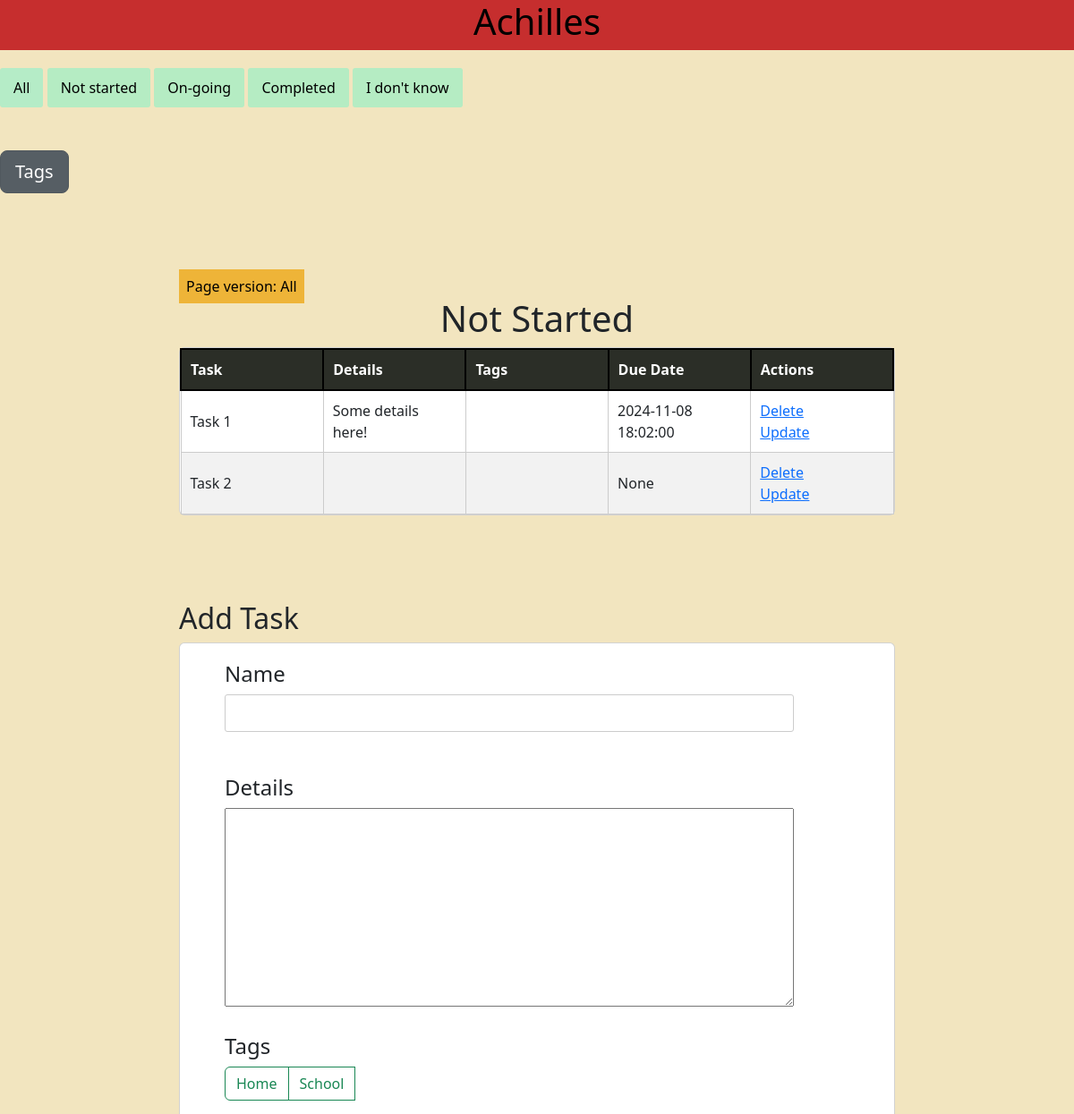
Before: / (upper part) with the older database file.
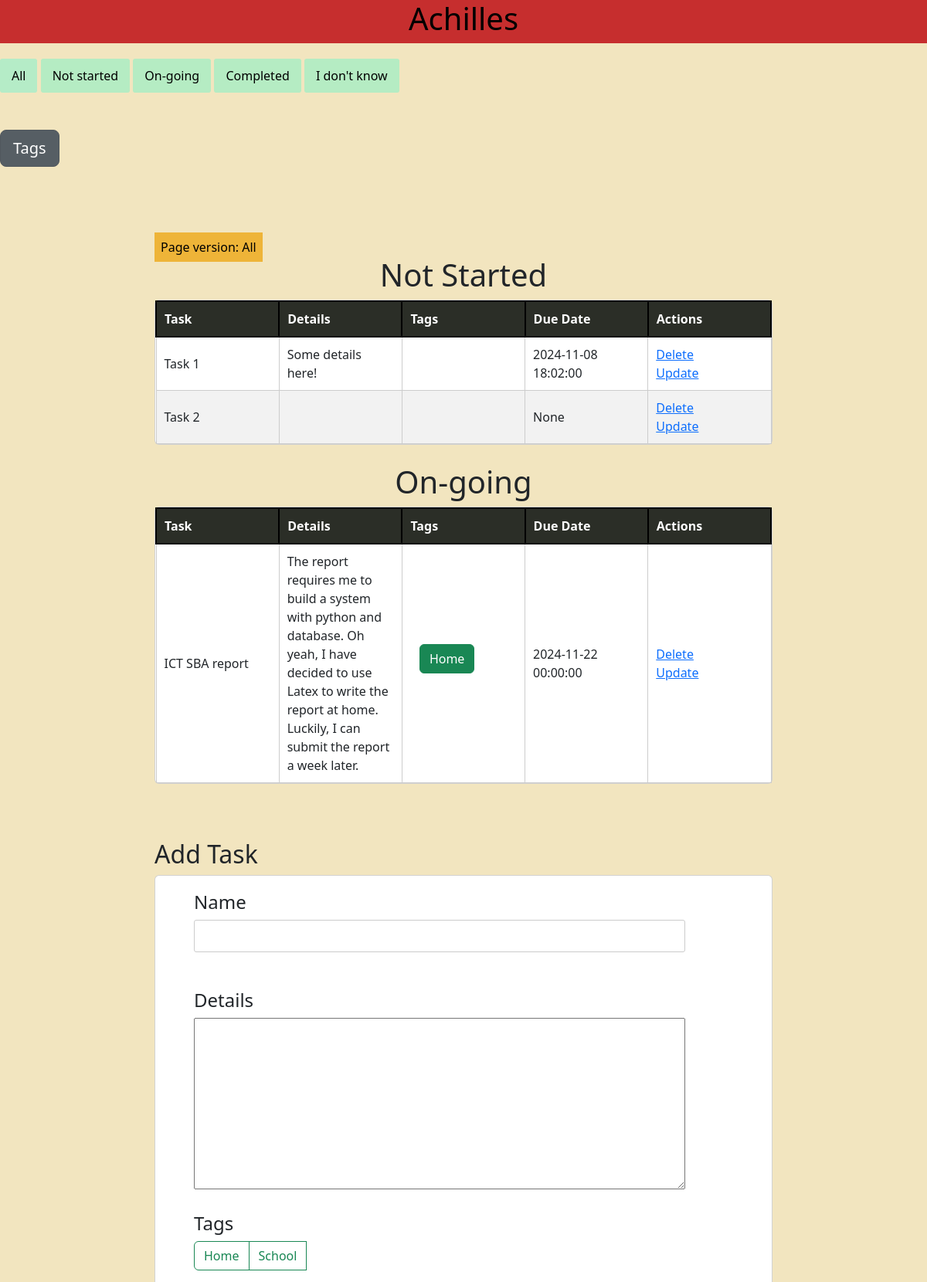
After: the same page with the newer database file.
### tables this page shows
CREATE TABLE Tasks (
    TID INTEGER PRIMARY KEY AUTOINCREMENT,
    Name VARCHAR(255) NOT NULL DEFAULT 'no name',
    Details VARCHAR(255) DEFAULT NULL,
    SID INTEGER DEFAULT 0 NOT NULL,
    DueDate datetime,
    FOREIGN KEY (SID) REFERENCES Statuses(SID)
);

CREATE TABLE Tags (
    TID INTEGER PRIMARY KEY AUTOINCREMENT,
    Name VARCHAR(255) UNIQUE
);

### app.py (the view)
@app.route('/', methods=['POST', 'GET'])
def index():
    if request.method == "POST":
        return IndexPost(request.form)
    else:
        return IndexGet()

### app.py (called while the page is built)
def rjson():
    with open("data.json", "r") as f:
        data = json.load(f)
    return data

def IndexGet():
    init()
    alt = raww("SELECT * FROM Tasks WHERE DueDate BETWEEN datetime('now', 'localtime') AND datetime('now','+7 day','localtime')")
    nstart = raww("SELECT * FROM Tasks WHERE SID = 1")
    doing = raww("SELECT * FROM Tasks WHERE SID = 2")
    com = raww("SELECT * FROM Tasks WHERE SID = 3")
    idk = raww("SELECT * FROM Tasks WHERE SID = 4")
    status = raww("SELECT * FROM Statuses")
    tags = raww("SELECT * FROM Tags ORDER BY Name")
    tt = raww("SELECT * FROM TaskTags")
    data = rjson()
    last = data["reset"]
    page = data["page"]
    ver = version[page]
    return render_template('index.html', alt=alt, nstart = nstart, doing=doing, com = com, idk=idk, tags=tags, status=status, last=last, tt=tt, page=page, ver=ver)

### db.py (called while the page is built)
def ins(a, b):
    q = f"SELECT 1 FROM {b} WHERE EXISTS (SELECT * FROM {b} WHERE Name = ?)"
    res = cur.execute(q, (a,))
    t = res.fetchall()
    if len(t)==0:
        q = f"INSERT INTO {b} (Name) VALUES (?)"
        cur.execute(q, (a,))
    con.commit()
    return ""

def init():
    for i in tables:
        cur.execute(tablemap[i])
    con.commit()
    lt = ["Not started", "On-going", "Completed", "I don\'t know"]
    for i in lt:
        ins(i, "Statuses")
    lt = ["School", "Home"]
    for i in lt:
        ins(i, "Tags")

def raww(query):
    res = cur.execute(query)
    res = res.fetchall()
    con.commit()
    return res

### templates/index.html (shortened to what this page needs)
{% extends 'base.html' %}
{% block body %}
<form action="/" method="POST">
    <input type="submit" style="-webkit-text-fill-color: black; background-color:rgba(0, 255, 221, 0.254);" name="page"
        value="All">
    <input type="submit" style="-webkit-text-fill-color: black; background-color:rgba(0, 255, 204, 0.254);" name="page"
        value="Not started">
    <input type="submit" style="-webkit-text-fill-color: black; background-color:rgb(0, 255, 204, 0.254);" name="page"
        value="On-going">
    <input type="submit" style="-webkit-text-fill-color: black; background-color:rgb(0, 255, 204, 0.254);" name="page"
        value="Completed">
    <input type="submit" style="-webkit-text-fill-color: black; background-color:rgb(0, 255, 204, 0.254);" name="page"
        value="I don't know">
</form>
<br />
<br />
<a href="/tags" class="btn btn-secondary btn-lg active" role="button" aria-pressed="true">Tags</a>
<br />
<br />
<div class="content pt-5">
    <div class="d-inline p-2 text-black" style="background-color: rgba(237, 165, 11, 0.749);">
        Page version: {{ver}}</div>
    {% if nstart != [] and (page == 0 or page == 1) %}
    <h1>Not Started</h1>
    <div class="card">
        <table id="demo" style="table-layout: fixed; width:100%;">
            <tr>
                <th>Task</th>
                <th>Details</th>
                <th>Tags</th>
                <th>Due Date</th>
                <th>Actions</th>
            </tr>
            {% for i in nstart %}
            <tr>
                <td>{{i[1]}}</td>
                <td>{{i[2]}}</td>
                <td>
                </td>
                <td>{{i[4]}}</td>
                <td>
                    <a href="/delete/{{i[0]}}" onclick="return confirm('Are you sure?')">Delete</a>
                    <br>
                    <a href="/update/{{i[0]}}">Update</a>
                </td>
            </tr>
            {% endfor %}
        </table>
    </div>
    {% endif %}
    <br />
    {% if doing != [] and (page == 0 or page == 2) %}
    <h1>On-going</h1>
    <div class="card">
        <table id="demo" style="table-layout: fixed; width: 100%;">
            <tr>
                <th>Task</th>
                <th>Details</th>
                <th>Tags</th>
                <th>Due Date</th>
                <th>Actions</th>
            </tr>
            {% for i in doing %}
            <tr>
                <td>{{i[1]}}</td>
                <td>{{i[2]}}</td>
                <td>
                    <div class="container">
                        {% for j in tt%}
                        {% if i[0] ==j[0]%}
                        {% for k in tags %}
                        {% if k[0] == j[1] %}
                        <button type="button" class="btn btn-success">{{k[1]}}</button>
                        {% endif %}
                        {% endfor %}
                        {% endif %}
                        {% endfor %}
                    </div>
                </td>
                <td>{{i[4]}}</td>
                <td>
                    <a href="/delete/{{i[0]}}" onclick="return confirm('Are you sure?')">Delete</a>
                    <br>
                    <a href="/update/{{i[0]}}">Update</a>
                </td>
            </tr>
            {% endfor %}
        </table>
    </div>
    {% endif %}
    <br />
    <br />
    <br />
    <h2>Add Task</h2>
    <div class="card g-4 ex1">
        <form action="/" method="POST">
            <h4>Name</h4>
            <div>
                <input type="text" name="con" id="content" style="width: 85%; padding: .5em 1em;">
            </div><br />
            <br />
            <h4>Details</h4>
            <div>
                <a><textarea rows="9%" cols="85%" name="det" id="det"></textarea></a>
            </div>
            <br />
            <h4>Tags</h4>
            <div class="btn-group" role="group" aria-label="Basic checkbox toggle button group">
                {% for tag in tags %}
                <label class="btn btn-outline-success" for="btncheck{{tag[0]}}">{{tag[1]}}</label>
                <br />
                {% endfor %}
            </div>
            <br />
            <br />
            <br />
            <br />
            <br />
            <br />
            <br />
    </div>
    <br />
    <br />
</div>
<br />
{% endblock %}

### templates/base.html (shortened to what this page needs)
<!doctype html>
<html lang="en">
<head>
    <link rel="stylesheet" href="{{ url_for('static', filename='css/main.css') }}">
    <link href="https://cdn.jsdelivr.net/npm/bootstrap@5.3.3/dist/css/bootstrap.min.css" rel="stylesheet">
</head>
<body>
    <div style="background-color: #C62E2E;">
        <h1 class="center"><a style="text-decoration: none; color:black" href="/">Achilles</a></h1>
    </div>
    <div style=" background-color: #F2E5BF">
        {% block body %}{% endblock %}
    </div>
</body>
</html>

### static/css/main.css (style rules this page uses)
body { font-family: "Roboto", Arial, sans-serif; margin: 0; padding: 0; text-rendering: optimizeLegibility; display: flex; flex-direction: column; justify-content: center; }
.content { max-width: 70%; margin: 20px auto; padding: 20px; }
h1 { text-align: center; margin-bottom: 20px; }
table { width: 100%; border-collapse: collapse; }
th, td { border: 1px solid #ccc; padding: 8px; text-align: left; }
th { background-color: #f2f2f2; }
form { margin-top: 20px; }
input[type="text"] { padding: 10px; border: 1px solid #ccc; border-radius: 3px; }
input[type="submit"] { padding: 10px 15px; background-color: #4caf50; color: white; border: none; cursor: pointer; border-radius: 3px; }
a { text-decoration: none; color: #333; }
.center { display: block; margin-left: auto; margin-right: auto; width: 50%; }
.container { display: block; position: relative; padding-left: 35px; margin-bottom: 12px; cursor: pointer; font-size: 22px; -webkit-user-select: none; -moz-user-select: none; -ms-user-select: none; user-select: none; }
#demo { width: 400px; order-collapse: collapse; }
#demo tr:nth-child(odd) { background: #f2f2f2; }
#demo td, #demo th { text-align: left; padding: 10px; border: 1px solid #ccc; }
#demo th { color: #fff; background: #2b2e27; border: 2px solid black; border-collapse: collapse; }
textarea { -webkit-box-sizing: border-box; -moz-box-sizing: border-box; box-sizing: border-box; width: 85%; height: 20%; }
button { height: 55% }

### templates/base.html (style rules this page uses)
div.ex1 { padding-left: 50px; }

Changed rows visible on the page:
added Tasks: Name "ICT SBA report", Details "The report requires me to build a system with python and database. Oh yeah, I have decided to use Latex to write the report at home. Luckily, I can submit the report a week later.", DueDate "2024-11-22 00:00:00", Tags (Name "Home"), shown under "On-going"
added TaskTags: Tags (Name "Home")
Other visible differences:
text now shown: "On-going Task Details Tags Due Date Actions"
